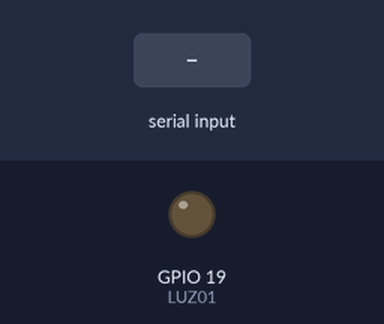
Recording of a sketch running on a simulated ESP32. Shown: output pins drawn as LEDs (lit = HIGH). The test bench sets the inputs (shaded band).

Above: at 1.2 s.
1.3 s: "a" received over Serial
At 2.5 s:
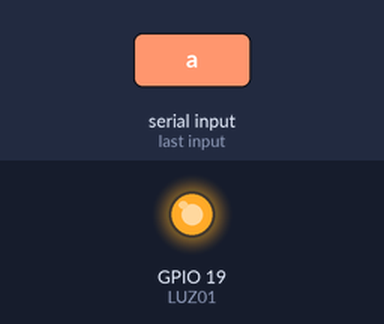
2.8 s: "z" received over Serial
At 3.7 s:
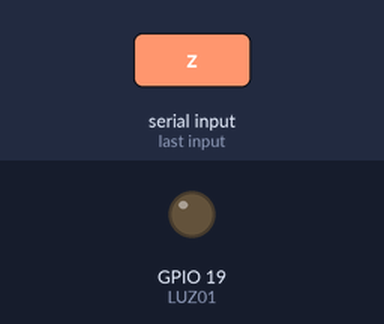
Timing chart, 0 to 5.8 s (numbered marks = the images above; inputs shaded):
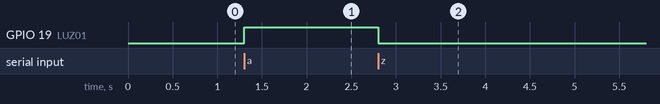

Measured:
- after the input at 1.3 s, GPIO 19 (LUZ01): LOW → HIGH at once
- after the input at 2.8 s, GPIO 19 (LUZ01): HIGH → LOW at once

The sketch:

Aula03_Serial.ino
```cpp
#define LUZ01 19

char dado;

void setup() {
  Serial.begin(115200);
  pinMode(LUZ01, OUTPUT);
}

void loop() {
  dado = Serial.read();
  if(dado == 'a')
    digitalWrite(LUZ01, HIGH);
  if(dado == 'z')
    digitalWrite(LUZ01, LOW);
}
```
